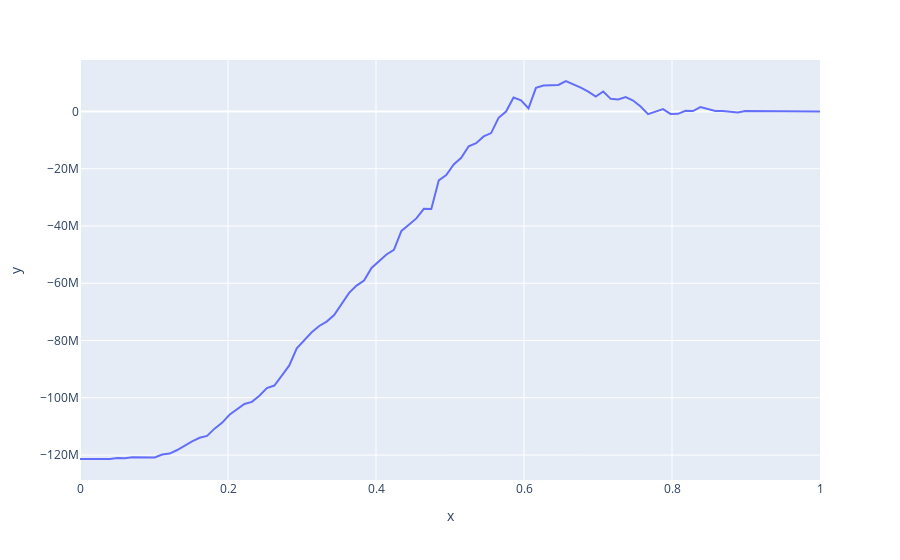

Notebook source saved alongside this figure:
### Code cell
px.line(x=threshold_list, y=pnl_list)
